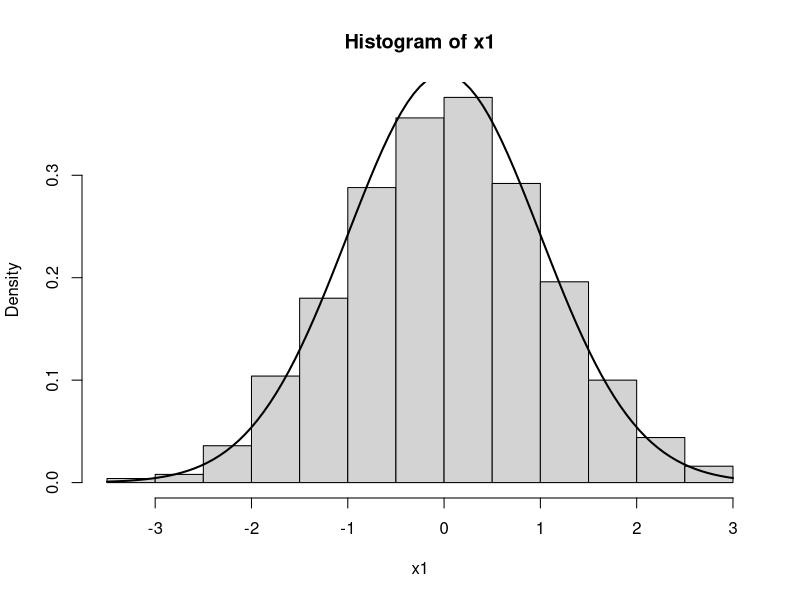
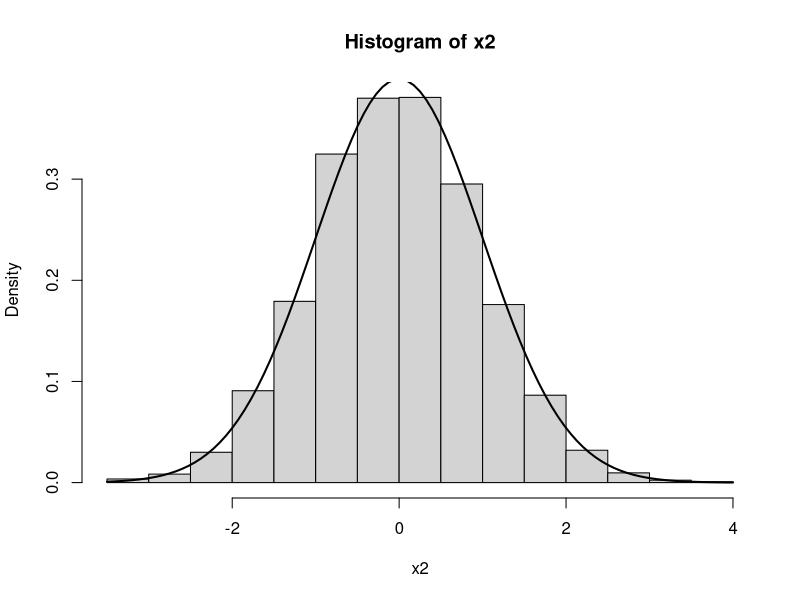

Generate these figures, in order, with R:
#A
x1 <- rnorm(500, 0, 1)
hist(x1, probability=T)
curve(dnorm(x, 0, 1), add=T, lwd=2)

#B
x2 <- rnorm(5000, 0, 1)
hist(x2, probability=T)
curve(dnorm(x, 0, 1), add=T, lwd=2)